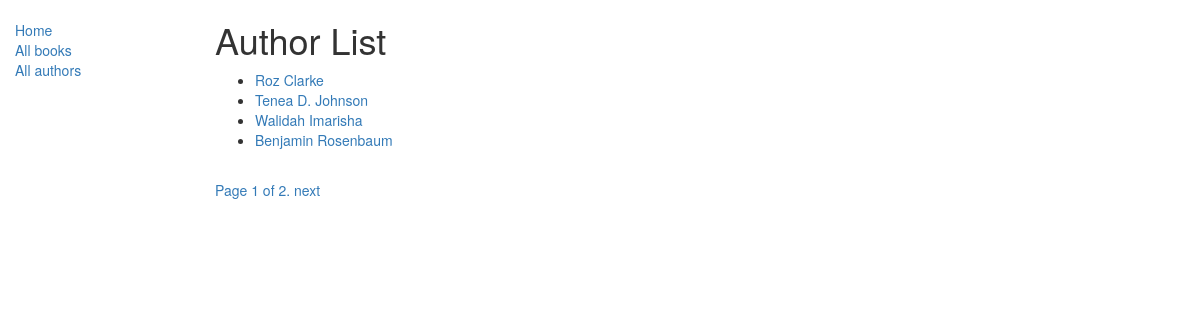
Screenshot of /authors/ with the database file from the repository.
### catalog/models.py (models this page shows, shortened)
class Author(models.Model):
    first_name = models.CharField(max_length=100)
    last_name = models.CharField(max_length=100)
    date_of_birth = models.DateField(null=True, blank=True)
    date_of_death = models.DateField('Died', null=True, blank=True)
    class Meta:
        ordering = ['last_name', 'first_name']
    def get_absolute_url(self):
        return reverse('author-detail', args=[str(self.id)])

### catalog/views.py (the view)
# urls.py: path('authors/', views.AuthorListView.as_view(), name='authors'),
class AuthorListView(generic.ListView):
    model = Author
    paginate_by = 4

### catalog/templates/catalog/author_list.html
{% extends 'base.html' %}
{% block content%}
    <h1>Author List</h1>
    {% if author_list %}
    <ul>
        {% for author in author_list  %}
        <li>
            <a href="{{ author.get_absolute_url }}">{{ author.first_name }} {{author.last_name}}
        </li>
        {% endfor %}
    </ul>
    {% else %}
        <p>There are no authors listed.</p>
    {% endif %}
{% endblock %}

### rows the page displays
Author: first_name "Roz", last_name "Clarke"
Author: first_name "Tenea", last_name "D. Johnson"
Author: first_name "Walidah", last_name "Imarisha"
Author: first_name "Benjamin", last_name "Rosenbaum"

### other values shown
{{ page_obj.number }} "1"
{{ page_obj.paginator.num_pages }} "2"
